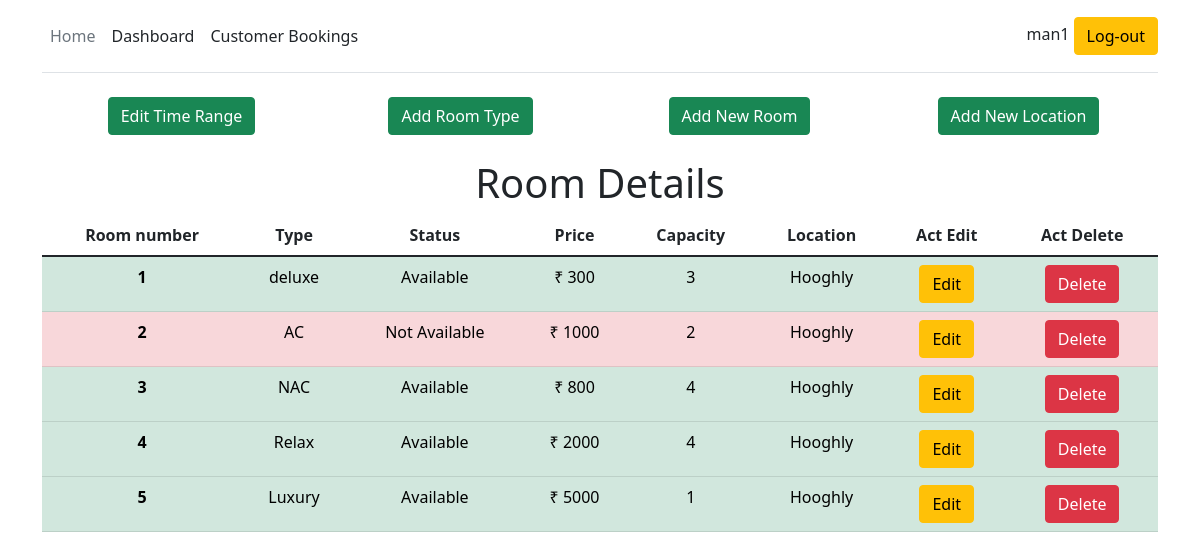
/manager_dashboard/man1/ (signed in), run on the app's committed database.
### rmmain/models.py (models this page shows, shortened)
class Room(models.Model):
    manager = models.ForeignKey(Manager,on_delete=models.CASCADE)
    roomtype = models.ForeignKey(Roomtype,on_delete=models.CASCADE)
    capacity = models.IntegerField(default=0,blank=False)
    price = models.IntegerField(default=0)
    status = models.CharField(max_length=10000,blank=False)
    location = models.ForeignKey(Location,on_delete=models.CASCADE)
    address = models.CharField(max_length=10000,blank=False)
    mnumber = models.CharField(max_length=11,blank=False)

class Roomtype(models.Model):
    roomtype = models.CharField(max_length=200,blank=False)
    def __str__(self):
        return str(self.roomtype)

class Location(models.Model):
    city = models.CharField(max_length=200,blank=False)
    state = models.CharField(max_length=200,blank=False)
    country = models.CharField(max_length=200,blank=False)
    def __str__(self):
        return str(self.city)

### rmmain/views.py (the view)
# urls.py: path('manager_dashboard/<str:user>/', views.manager_dashboard,name='manager_dashboard'),
@login_required(login_url='manager_login')
def manager_dashboard(request,user):
    if request.user.is_authenticated:
        one = Manager.objects.filter(username=request.user).values_list('email',flat=True).first()
        two = User.objects.filter(username=user).values_list('email',flat=True).first()
        if one == two:
            all_roomtypes = Roomtype.objects.all()
            locations = Location.objects.all()
            usr =Manager.objects.get(username=request.user)
            rooms = Room.objects.filter(manager=usr)
            slot_range = Slotdelay.objects.get(manager = usr)
            context = {
                'alltypes':all_roomtypes,
                'alllocations' : locations,
                'rooms' : rooms,
                'slot_range':slot_range
            }
            return render(request,'manager_dashboard.html',context)
        else:
            auth.logout(request)
            return redirect('home')
    else:
        return redirect('manager_login')

### templates/manager_dashboard.html (shortened to what this page needs)
<!doctype html>
<html lang="en">
{% load static %}
<head>
    <link href="https://cdn.jsdelivr.net/npm/bootstrap@5.1.3/dist/css/bootstrap.min.css" rel="stylesheet"
>
</head>
<body>
    <div class="container">
        <header
            class="d-flex flex-wrap align-items-center justify-content-center justify-content-md-between py-3 mb-4 border-bottom">
            <ul class="nav col-12 col-md-auto mb-2 justify-content-center mb-md-0">
                <li><a href="{%url 'home'%}" class="nav-link px-2 link-secondary">Home</a></li>
                <li><a href="/manager_dashboard/{{request.user}}" class="nav-link px-2 link-dark">Dashboard</a></li>
                <li><a href="{%url 'customer_bookings'%}" class="nav-link px-2 link-dark">Customer Bookings</a></li>
            </ul>
            {% if user.is_authenticated %}
            <div class="col-md-3 text-end">
                {{ user.username }}
                <a class="btn btn-warning" href="{% url 'logout'%}" role="button">Log-out</a>
            </div>
            {%else %}
            <div class="col-md-3 text-end">
                <p style="margin: 0;">Log-In / Register</p>
            </div>
            {% endif %}
        </header>
    </div>
    <div class="container mb-4 mt-4" style="display: flex;text-align: center;">
        <div class="container">
            <button type="button" class="btn btn-success" data-bs-toggle="modal" data-bs-target="#exampleModal3">
                Edit Time Range
            </button>
        </div>
        <div class="container">
            <button type="button" class="btn btn-success" data-bs-toggle="modal" data-bs-target="#exampleModal1">
                Add Room Type
            </button>
        </div>
        <div class="container">
            <button type="button" class="btn btn-success" data-bs-toggle="modal" data-bs-target="#exampleModal2">
                Add New Room
            </button>
        </div>
        <div class="container">
            <button type="button" class="btn btn-success" data-bs-toggle="modal" data-bs-target="#exampleModal">
                Add New Location
            </button>
        </div>
    </div>
    <div class="container" style="text-align: center;">
        <h1>Room Details</h1>
        <table class="table table-hover">
            <thead>
                <tr>
                    <th scope="col">Room number</th>
                    <th scope="col">Type</th>
                    <th scope="col">Status</th>
                    <th scope="col">Price</th>
                    <th scope="col">Capacity</th>
                    <th scope="col">Location</th>
                    <th scope="col">Act Edit</th>
                    <th scope="col">Act Delete</th>
                </tr>
            </thead>
            <tbody>
                {% for r in rooms %}
                {% if r.status == 'Available' %}
                <tr class="table-success">
                    <th scope="row">{{forloop.counter}}</th>
                    <td>{{r.roomtype}}</td>
                    <td>{{r.status}}</td>
                    <td>&#8377 {{r.price}}</td>
                    <td>{{r.capacity}}</td>
                    <td>{{r.location}}</td>
                    <td><a name="" id="" class="btn btn-warning" href="/roomedit/{{request.user}}/{{r.id}}"
                            role="button">Edit</a></td>
                    <td><a name="{{r.id}}" id="" class="btn btn-danger" href="/roomdelete/{{r.id}}"
                            role="button">Delete</a></td>
                </tr>
                {%else%}
                <tr class="table-danger">
                    <th scope="row">{{forloop.counter}}</th>
                    <td>{{r.roomtype}}</td>
                    <td>{{r.status}}</td>
                    <td>&#8377 {{r.price}}</td>
                    <td>{{r.capacity}}</td>
                    <td>{{r.location}}</td>
                    <td><a name="" id="" class="btn btn-warning" href="/roomedit/{{request.user}}/{{r.id}}"
                            role="button">Edit</a></td>
                    <td><a name="{{r.id}}" id="" class="btn btn-danger" href="/roomdelete/{{r.id}}"
                            role="button">Delete</a></td>
                </tr>
                {% endif %}
                {% endfor %}
            </tbody>
        </table>
    </div>
</body>
</html>

### data on the page
Room: roomtype "deluxe", status "Available", price "300", capacity "3", location "Hooghly"
Room: roomtype "AC", status "Not Available", price "1000", capacity "2", location "Hooghly"
Room: roomtype "NAC", status "Available", price "800", capacity "4", location "Hooghly"
Room: roomtype "Relax", status "Available", price "2000", capacity "4", location "Hooghly"
Room: roomtype "Luxury", status "Available", price "5000", capacity "1", location "Hooghly"

### other printed values
{{ user.username }} "man1"
